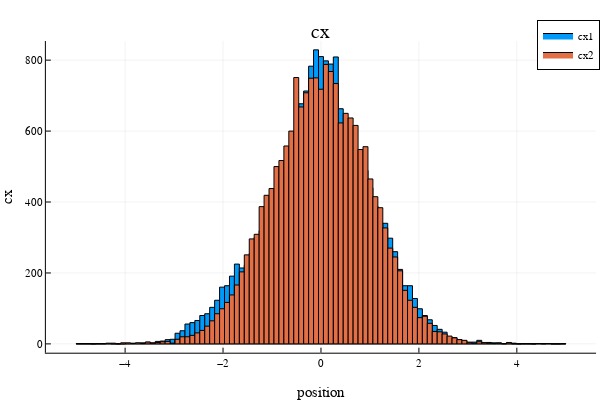

Notebook cell for this chart:
### Code cell
#cx
plotly(size=(600,400));
plot(h3)
